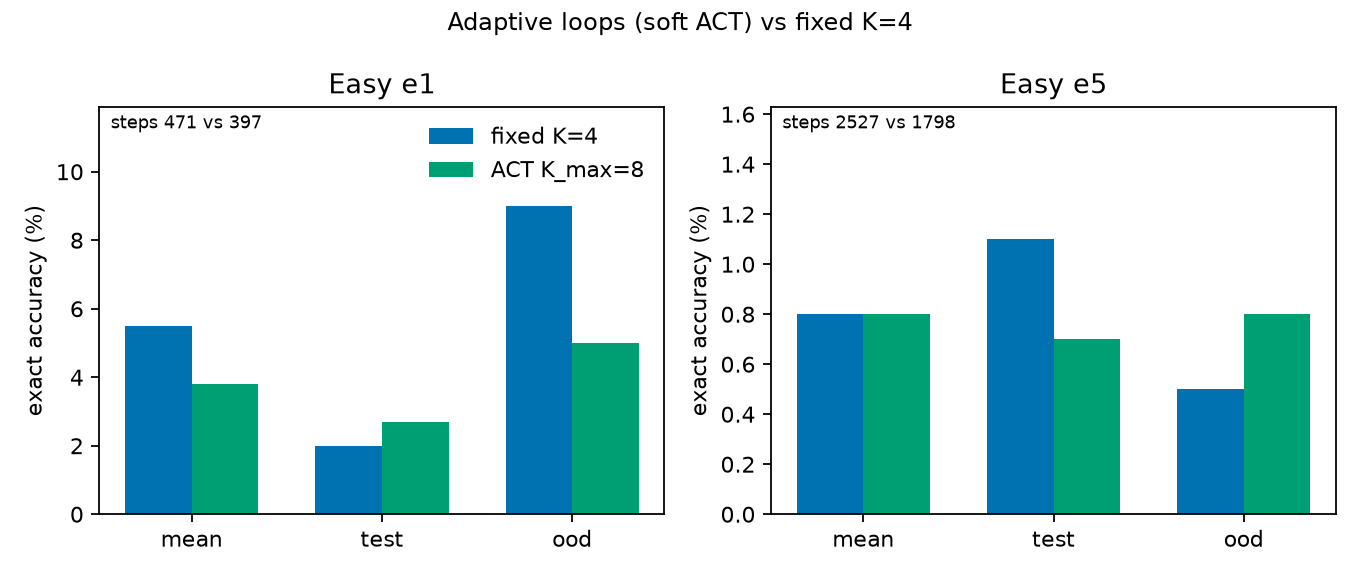

This chart was generated by the following Python code:
"""ACT soft-halt vs fixed K=4 on Easy e1/e5."""

from __future__ import annotations

import json
from pathlib import Path

import matplotlib.pyplot as plt

ROOT = Path(__file__).resolve().parents[1]
METRICS = ROOT / "metrics"
OUT = Path(__file__).with_suffix(".png")

C_BASE = "#0072B2"
C_ACT = "#009E73"


def load(name: str) -> dict:
    rows = [
        json.loads(line)
        for line in (METRICS / name).read_text().splitlines()
        if line.strip()
    ]
    summary = next(r for r in rows if r["type"] == "summary")
    evals = {
        r["split"]: r["exact_accuracy"] for r in rows if r["type"] == "evaluation"
    }
    return {
        "mean": 100.0 * summary["mean_exact_accuracy"],
        "test": 100.0 * evals["test"],
        "ood": 100.0 * evals["ood"],
        "steps": summary["completed_steps"],
    }


def main() -> None:
    pairs = [
        ("Easy e1", "depth_d32_k4_e1.jsonl", "depth_d32_act_e1.jsonl"),
        ("Easy e5", "depth_d32_k4_e5.jsonl", "depth_d32_act_e5.jsonl"),
    ]
    fig, axes = plt.subplots(1, 2, figsize=(8.5, 3.6))
    metrics = ["mean", "test", "ood"]
    x = range(len(metrics))
    width = 0.35
    for ax, title, base_n, act_n in [
        (axes[0], pairs[0][0], pairs[0][1], pairs[0][2]),
        (axes[1], pairs[1][0], pairs[1][1], pairs[1][2]),
    ]:
        b, a = load(base_n), load(act_n)
        ax.bar(
            [i - width / 2 for i in x],
            [b[m] for m in metrics],
            width,
            label="fixed K=4",
            color=C_BASE,
        )
        ax.bar(
            [i + width / 2 for i in x],
            [a[m] for m in metrics],
            width,
            label="ACT K_max=8",
            color=C_ACT,
        )
        ax.set_xticks(list(x), metrics)
        ax.set_ylabel("exact accuracy (%)")
        ax.set_title(title)
        ax.set_ylim(0, max([b[m] for m in metrics] + [a[m] for m in metrics]) * 1.3 + 0.2)
        ax.text(
            0.02,
            0.98,
            f"steps {b['steps']} vs {a['steps']}",
            transform=ax.transAxes,
            va="top",
            fontsize=8,
        )
    axes[0].legend(frameon=False)
    fig.suptitle("Adaptive loops (soft ACT) vs fixed K=4", fontsize=11)
    fig.tight_layout()
    fig.savefig(OUT, dpi=160)
    print(f"wrote {OUT}")


if __name__ == "__main__":
    main()
